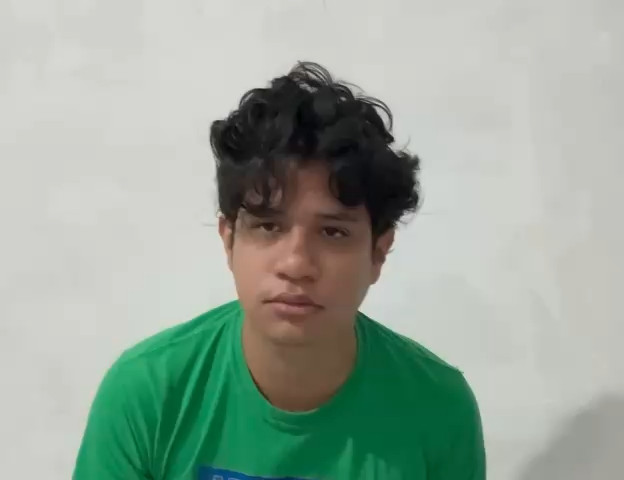
#> input picture imgs/frame1.jpg, 624 x 480 px
$ python 2d_kalman_filter.py
#> lines starting #> are read from the running program, lines starting #| are printed output that depends on the picture
#> further down, img is the input picture: shape (480, 624, 3); mean B, G, R 155.7, 167.9, 153.3
### skin_face_detection.py
import numpy as np
import cv2
from scipy.stats import multivariate_normal

# Medias y covarianza obtenidas de tareas anteriores
skin_mean = np.array([109.04378154, 130.19204512, 172.47343425])
skin_cov = np.array([[1557.55025745, 1630.09297116, 1814.77250065],
       [1630.09297116, 1731.13069521, 1941.66919639],
       [1814.77250065, 1941.66919639, 2250.5592615 ]])

fondo_mean = np.array([ 95.55063731, 106.95504056, 110.26025492])
fondo_cov = np.array([[4486.90316045, 4649.32282388, 4487.6689383 ],
       [4649.32282388, 5074.34657037, 4956.60725216],
       [4487.6689383 , 4956.60725216, 5081.15951645]])

# Se crea el modelo para el analisis de la imagen
piel_norm = multivariate_normal(skin_mean, skin_cov).pdf
fondo_norm = multivariate_normal(fondo_mean, fondo_cov).pdf

# Probabilidades obtenidas de tareas anteriores
priori_piel = 0.65
priori_fondo = 1 - priori_piel

def get_face_roi(img):
    '''Funcion que recibe una imagen en formato array de numpy,
    detecta la piel en la imagen y devuelve coordenadas indicando el
    contorno y la posicion media de la piel detectada'''

    # Calculamos la probabilidad de ser fondo o piel para cada pixel
    # en la imagen
    img_piel_prob = piel_norm(img) * priori_piel
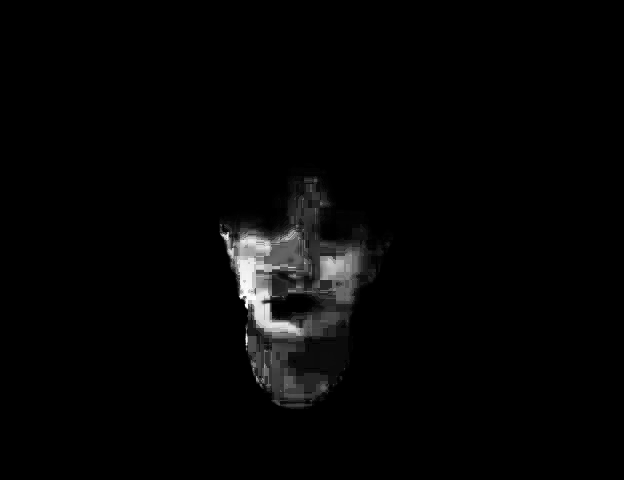
#> img_piel_prob: shape (480, 624) float64; min 2.51e-159, max 2.54e-05, mean 5.15e-07; drawn with min black and max white
    img_fondo_prob = fondo_norm(img) * priori_fondo
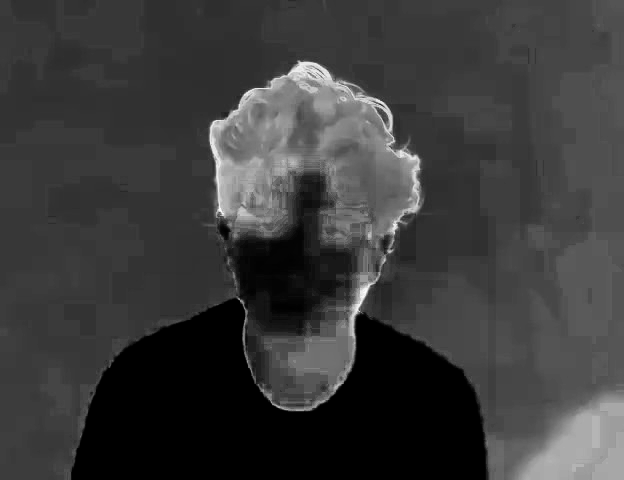
#> img_fondo_prob: shape (480, 624) float64; min 1.98e-29, max 1.36e-06, mean 3.15e-07; drawn with min black and max white

    # Verificamos que probabilidad es mayor para cada pixel
    skin_pixels = np.asarray(img_piel_prob > img_fondo_prob).nonzero()
#> skin_pixels = 22279 positions, rows 171 to 408, columns 219 to 392


    # Obtenemos las coordenadas minimas y maximas para los pixeles
    # detectados como piel
    try:
       min_row, max_row = min(skin_pixels[0]), max(skin_pixels[0])
#> min_row = 171; max_row = 408
       min_col, max_col = min(skin_pixels[1]), max(skin_pixels[1])
#> min_col = 219; max_col = 392
    except ValueError:
           min_row, max_row, min_col, max_col = (0,0,0,0)


    # Se obtiene el centroide de estos pixeles
    mid_row = (min_row + max_row) // 2
#> mid_row = 289
    mid_col = (min_col + max_col) // 2
#> mid_col = 305

    # Empaquetamos los datos para regresarlos
    top_left = (min_col, min_row)
#> top_left = (219, 171)
    bottom_right = (max_col, max_row)
#> bottom_right = (392, 408)

    mid_point = (mid_col, mid_row)
#> mid_point = (305, 289)

    return top_left, bottom_right, mid_point

# [11 lines that do not run on import are left out]


### 2d_kalman_filter.py
import cv2
import numpy as np
from skin_face_detection import get_face_roi

# Ubicacion de cada uno de los frames guardados
imgs_paths = ['imgs/frame1.jpg', 'imgs/frame2.jpg', 'imgs/frame3.jpg', 'imgs/frame4.jpg',
              'imgs/frame5.jpg', 'imgs/frame6.jpg', 'imgs/frame7.jpg', 'imgs/frame8.jpg',
              'imgs/frame9.jpg', 'imgs/frame10.jpg', 'imgs/frame11.jpg', 'imgs/frame12.jpg',
              'imgs/frame13.jpg', 'imgs/frame14.jpg']

# Inicializacion del filtro de Kalman. parte de OpenCV
# Buscamos predecir la posicion del centroide en el frame k.
# Se inicializa con 4 variables de estado y 2 de medicion.
# Variables de estado:
# Posicion X, posicion Y, velocidad X, velocidad Y
# Variables de medicion:
# Posicion X, posicion y
kalman_filter = cv2.KalmanFilter(4, 2)

# Matriz de transicion. Posicion x_k = x +dx, y_k = y + dy.
# La velocidad se asume constante
kalman_filter.transitionMatrix = np.array(
    [[1, 0, 1, 0],
    [0, 1, 0, 1],
    [0, 0, 1, 0],
    [0, 0, 0, 1]], dtype=np.float32)

# Matriz de medida. Solo se nos da informacion de la posicion x y y
kalman_filter.measurementMatrix = np.array(
    [[1, 0, 0, 0],
    [0, 1, 0, 0]], dtype=np.float32)

# Matriz de ruido en el proceso. Se asume poco ruido independiente en
# cada variable
kalman_filter.processNoiseCov = np.eye(4, dtype=np.float32)*0.3
# Matriz de ruido para la medicion
kalman_filter.measurementNoiseCov = np.eye(2, dtype=np.float32)*0.1
# Matriz de covarianza para el error
kalman_filter.errorCovPost = np.eye(4, dtype=np.float32)

# Estado inicial del filtro de Kalman. Se asume que la cara esta en
# el centro de la imagen
# El centro de la imagen (624,480) es (312, 240)
# Las medida Pre y Post son iguales dado que no se tienen medidas
kalman_filter.statePost = np.array([[312], [240], [0], [0]], dtype=np.float32)


for frame in imgs_paths:
    # Se elige la imagen y se aplica la funcion para detectar el rostro
    img = cv2.imread(frame)
    top_left, bottom_right, mid_point = get_face_roi(img)
#> top_left = (219, 171); bottom_right = (392, 408); mid_point = (305, 289)

    # Se usa el filtro de kalman para predecir el siguiente estado y se
    # guardan las coordenadas
    prediccion = kalman_filter.predict()
    x_predict = int(prediccion[0])
    y_predict = int(prediccion[1])

    # Se corrige la prediccion con la medicion obtenida
    kalman_filter.correct(np.array([mid_point[1], mid_point[0]], dtype=np.float32))

    # Se muestra la posicion corregida y la predecida
    # Posicion predicha en rojo
    cv2.circle(img, (y_predict, x_predict), 10, (0, 0, 255), 2)
    # Posicion corregida en verde
    cv2.circle(img, mid_point, 10, (0, 255, 0), 2)

    # Creamos la ROI  sobre la imagen y marcamos el centro
    cv2.rectangle(img, top_left, bottom_right, (0, 255, 0), 4)
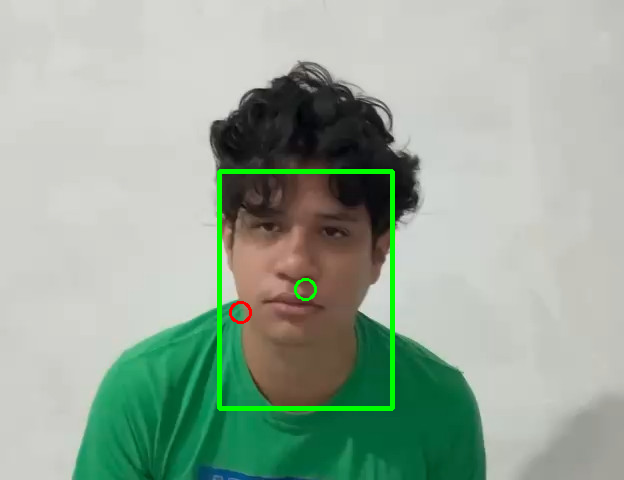
#> img: shape (480, 624, 3); mean B, G, R 154.4, 169.9, 152.4

    # Se muestra el resultado de la prediccion y la medicion
    cv2.imshow(f'Filtro de kalman {frame}', img)
    cv2.waitKey(0)
#> pass 2 of the loop `for frame in imgs_paths:`:
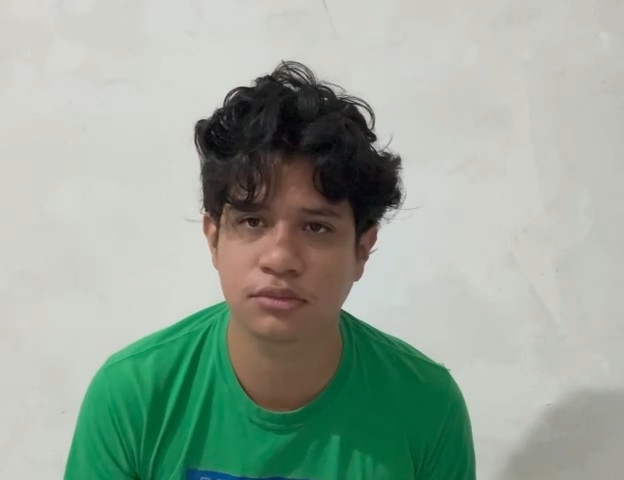
#> input picture imgs/frame2.jpg, 624 x 480 px
#> img is the input picture: shape (480, 624, 3); mean B, G, R 154.9, 167.6, 153.2
#> in get_face_roi (call 2), `img_fondo_prob = fondo_norm(img) * priori_fondo`:
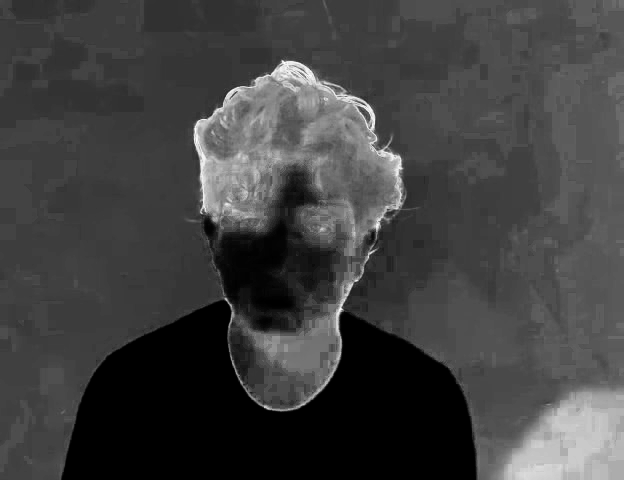
#> img_fondo_prob: shape (480, 624) float64; min 6.22e-30, max 1.32e-06, mean 3.38e-07; drawn with min black and max white
#> skin_pixels = 22943 positions, rows 162 to 408, columns 203 to 375
#> min_row = 162
#> min_col = 203; max_col = 375
#> mid_row = 285
#> mid_col = 289
#> in get_face_roi (call 2), `top_left = (min_col, min_row)`: top_left = (203, 162)
#> in get_face_roi (call 2), `bottom_right = (max_col, max_row)`: bottom_right = (375, 408)
#> in get_face_roi (call 2), `mid_point = (mid_col, mid_row)`: mid_point = (289, 285)
#> `top_left, bottom_right, mid_point = get_face_roi(img)`: top_left = (203, 162); bottom_right = (375, 408); mid_point = (289, 285)
#> `cv2.rectangle(img, top_left, bottom_right, (0, 255, 0), 4)`:
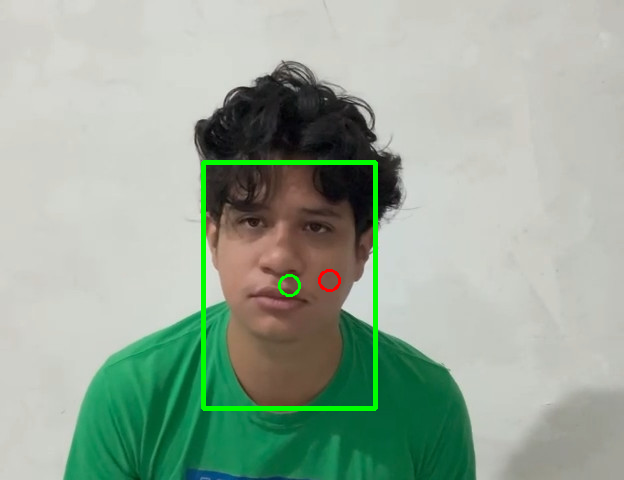
#> img: shape (480, 624, 3); mean B, G, R 153.5, 169.7, 152.2
#> pass 3 of the loop `for frame in imgs_paths:`:
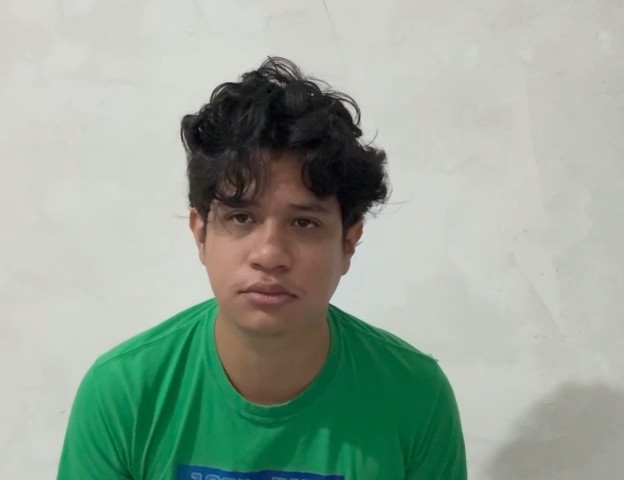
#> input picture imgs/frame3.jpg, 624 x 480 px
#> img is the input picture: shape (480, 624, 3); mean B, G, R 153.8, 166.5, 151.8
#> in get_face_roi (call 3), `img_fondo_prob = fondo_norm(img) * priori_fondo`:
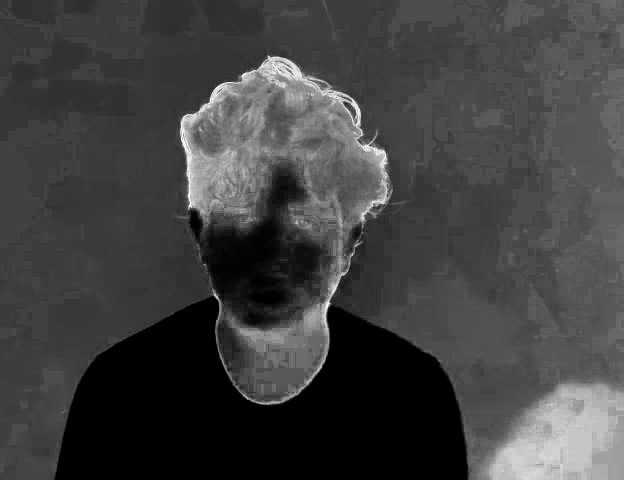
#> img_fondo_prob: shape (480, 624) float64; min 4.82e-31, max 1.35e-06, mean 3.45e-07; drawn with min black and max white
#> skin_pixels = 22055 positions, rows 158 to 401, columns 189 to 361
#> min_row = 158; max_row = 401
#> min_col = 189; max_col = 361
#> mid_row = 279
#> mid_col = 275
#> in get_face_roi (call 3), `top_left = (min_col, min_row)`: top_left = (189, 158)
#> in get_face_roi (call 3), `bottom_right = (max_col, max_row)`: bottom_right = (361, 401)
#> in get_face_roi (call 3), `mid_point = (mid_col, mid_row)`: mid_point = (275, 279)
#> `top_left, bottom_right, mid_point = get_face_roi(img)`: top_left = (189, 158); bottom_right = (361, 401); mid_point = (275, 279)
#> `cv2.rectangle(img, top_left, bottom_right, (0, 255, 0), 4)`:
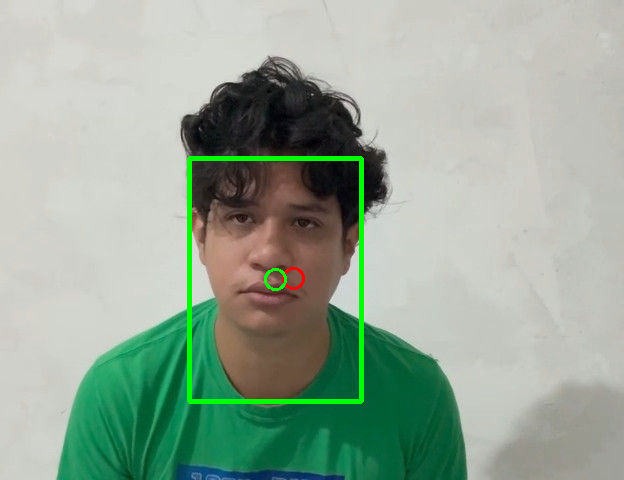
#> img: shape (480, 624, 3); mean B, G, R 152.4, 168.6, 150.8
#> the loop made 14 passes; the first 3 are shown

cv2.destroyAllWindows()
